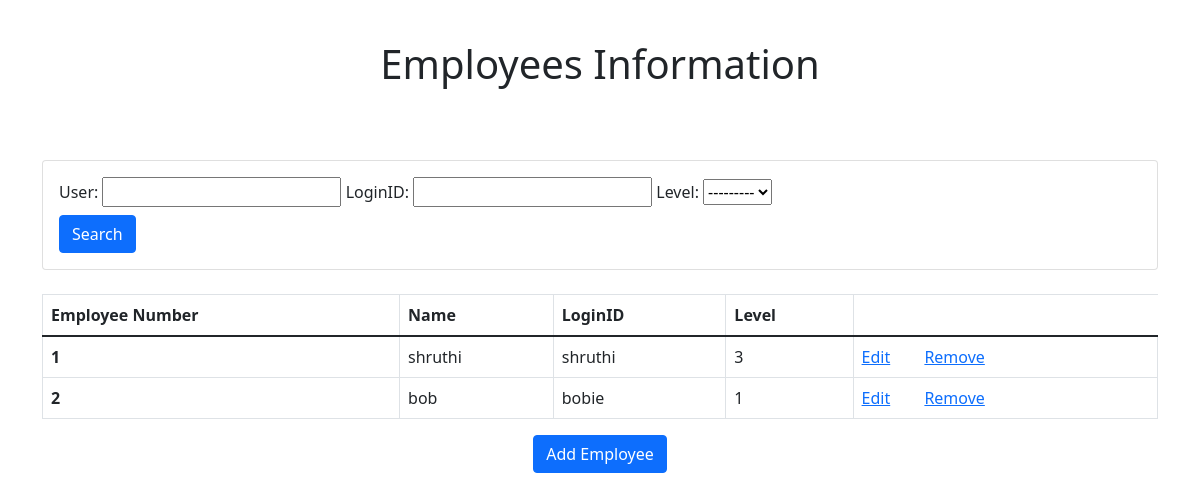
/employee/, run on the app's committed database.
### bugtracker/employee_model.py (models this page shows)
class Employee(models.Model):
    user = models.TextField(max_length=100, unique=True, null=False, blank=False)
    loginID = models.TextField(max_length=100, unique=True, null=False, blank=False)
    level = models.CharField(max_length=20, choices=levels, default='1')

### bugtracker/views.py (the view)
# urls.py: path('employee/', views.employee_list, name='employee-list'),
def employee_list(request):
    employees = Employee.objects.all()
    myFilter = EmployeeFilter(request.GET, queryset=employees)
    employees = myFilter.qs
    context = {
        'employees': employees,
        'myFilter': myFilter
    }
    return render(request, 'bugtracker/employee_list.html', context)

### bugtracker/templates/bugtracker/employee_list.html (shortened to what this page needs)
{% extends 'base.html' %}
{% block content %}
    <h1 style="text-align: center; padding-top: 1em; padding-bottom: 1em;">Employees Information</h1>
    <br>
    <div class="row">
        <div class="col">
            <div class="card card-body">
                <form class="form-inline" method="get">
                    <div class="form-group mb-2">
                        {{myFilter.form}}
                    </div>
                    <button class="btn btn-primary" type="submit">Search</button>
                </form>
            </div>
        </div>
    </div>
    <br>
    <table class="table table-bordered">
        <thead>
            <tr>
                <th scope="col">Employee Number</th>
                <th scope="col">Name</th>
                <th scope="col">LoginID</th>
                <th scope="col">Level</th>
            </tr>
        </thead>
        <tbody>
            {% for employee in employees %}
                <tr>
                    <th scope="row">{{ employee.id }}</th>
                    <td>{{ employee.user }}</td>
                    <td>{{ employee.loginID }}</td>
                    <td>{{ employee.level }}</td>
                    <td>
                        <a style="margin-right: 30px;" href="{% url 'edit-employee' employee.id %}">Edit</a>
                        <a href="{% url 'delete-employee' employee.id %}">Remove</a>
                    </td>
                </tr>
            {% endfor %}
        </tbody>
    </table>
    <div class="text-center">
        <a href="{% url 'add_employee' %}"><button type="button" class="btn btn-primary">Add Employee</button></a>
    </div>
{% endblock content %}

### data on the page
Employee: id "1", user "shruthi", loginID "shruthi", level "3"
Employee: id "2", user "bob", loginID "bobie", level "1"
